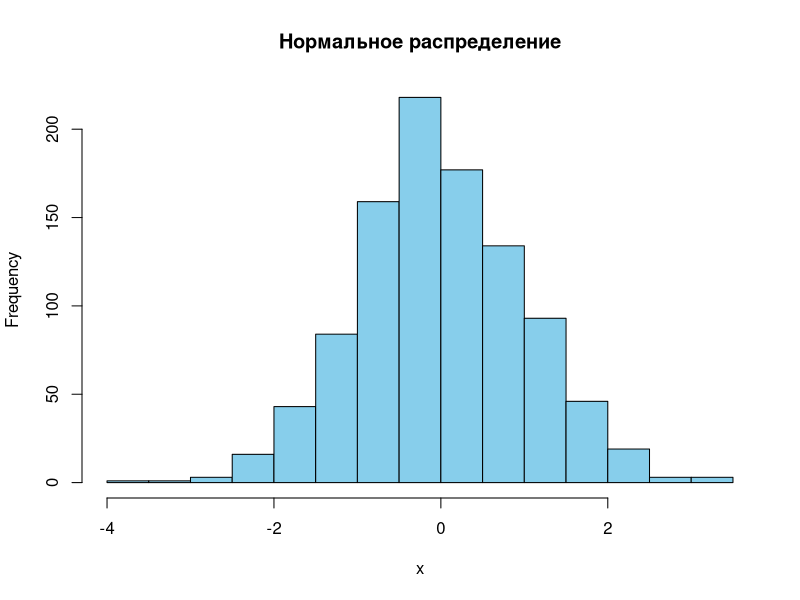

This figure's R source:
## ---- chunk 1
# Пример R-кода
x <- rnorm(1000)
hist(x, col = "skyblue", main = "Нормальное распределение")
